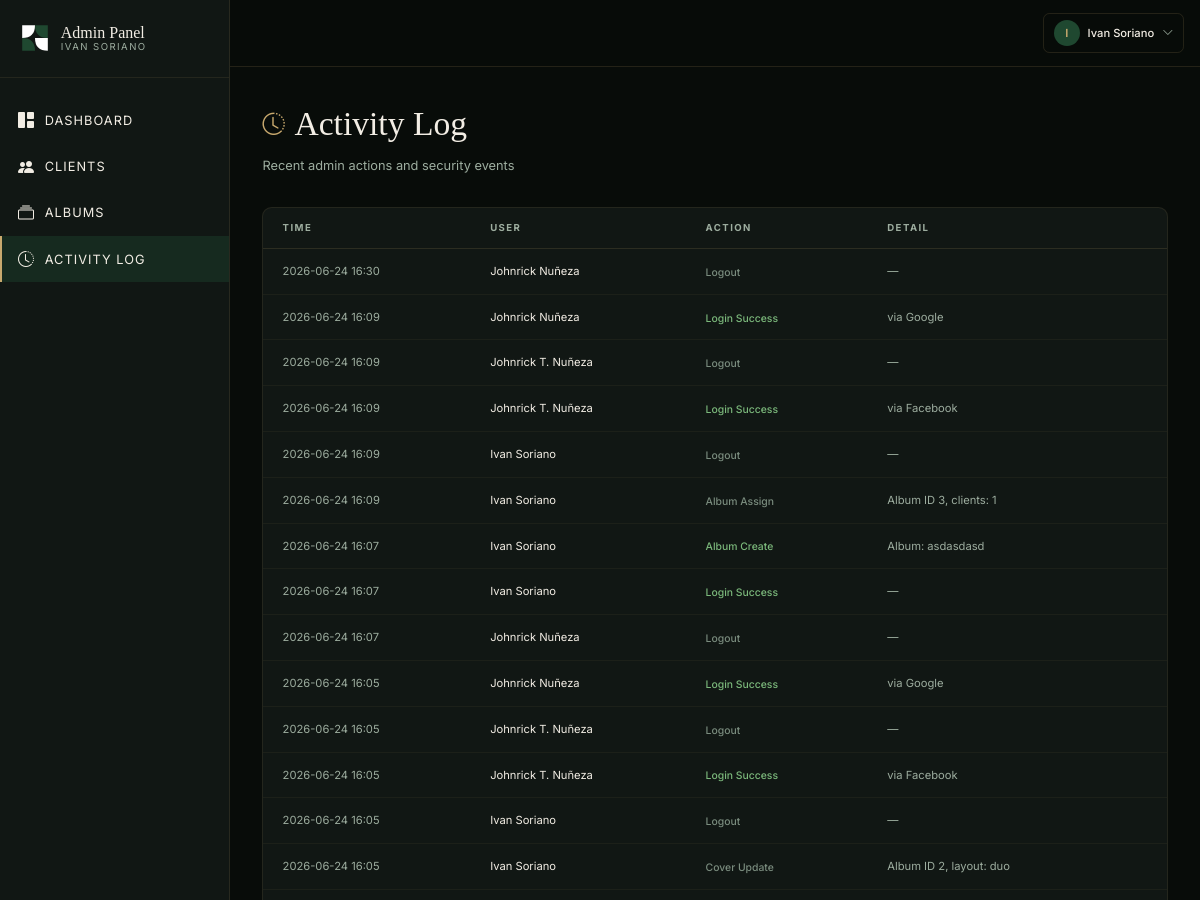
Before: /admin/logs (signed in, upper part) with the older database file.
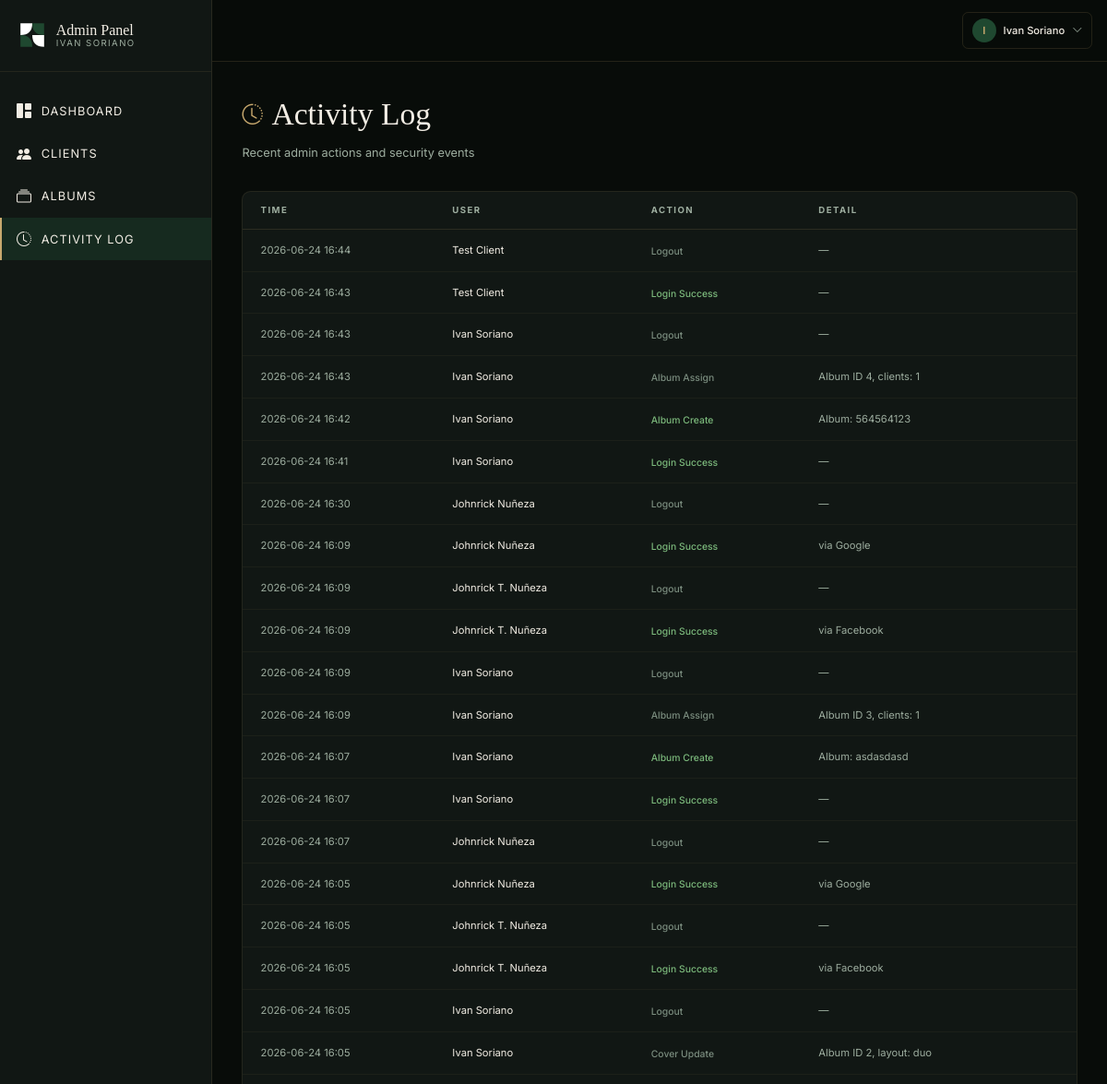
After: the same page with the newer database file.
### models.py (models this page shows, shortened)
class User(UserMixin, db.Model):
    __tablename__ = "users"
    id = db.Column(db.Integer, primary_key=True)
    email = db.Column(db.String(120), unique=True, nullable=False)
    password_hash = db.Column(db.String(256), nullable=True)
    role = db.Column(db.String(20), nullable=False, default="client")  # 'admin' or 'client'
    name = db.Column(db.String(100), nullable=False, default="")
    created_at = db.Column(db.DateTime, default=datetime.utcnow)
    failed_login_count = db.Column(db.Integer, default=0)
    locked_until = db.Column(db.DateTime, nullable=True)
    oauth_provider = db.Column(db.String(20), nullable=True)  # 'facebook', 'google', or None
    assignments = db.relationship("PhotoAssignment", backref="client", foreign_keys="PhotoAssignment.client_id", cascade="all, delete-orphan")
    @property
    def is_admin(self):
        return self.role == "admin"

class AdminLog(db.Model):
    __tablename__ = "admin_logs"
    id = db.Column(db.Integer, primary_key=True)
    user_id = db.Column(db.Integer, db.ForeignKey("users.id"), nullable=True)
    action = db.Column(db.String(100), nullable=False)
    detail = db.Column(db.Text, nullable=True)
    created_at = db.Column(db.DateTime, default=datetime.utcnow)
    user = db.relationship("User", foreign_keys=[user_id])

### admin.py (the view)
@admin_bp.route("/logs")
@admin_required
def logs():
    page = request.args.get("page", 1, type=int)
    per_page = 50
    pagination = AdminLog.query.order_by(AdminLog.created_at.desc()).paginate(
        page=page, per_page=per_page, error_out=False
    )
    return render_template("admin/logs.html", logs=pagination.items, pagination=pagination)

### admin.py (called while the page is built)
def admin_required(f):
    @wraps(f)
    @login_required
    def decorated(*args, **kwargs):
        if not current_user.is_admin:
            return redirect(url_for("client.gallery"))
        return f(*args, **kwargs)
    return decorated

### app.py (called while the page is built)
@login_manager.user_loader
def load_user(user_id):
    return User.query.get(int(user_id))

### templates/admin/logs.html (shortened to what this page needs)
{% extends "admin/base.html" %}
{% block content %}
<div class="admin-animate">
  <div class="mb-10">
    <div class="flex items-center gap-3 mb-2">
      <i class="bi bi-clock-history" style="font-size: 28px; color: var(--isp-gold);"></i>
      <h1 style="font-family: var(--font-display); color: var(--isp-cream); font-size: 42px; font-weight: 300;">Activity Log</h1>
    </div>
    <p style="color: var(--isp-text-muted); font-size: 16px;">Recent admin actions and security events</p>
  </div>
  <div class="rounded-xl overflow-hidden" style="background-color: var(--isp-bg-card); border: 1px solid rgba(200,169,110,0.1);">
    <table class="w-full">
      <thead>
        <tr style="border-bottom: 1px solid rgba(200,169,110,0.15);">
          <th class="text-left px-6 py-4 uppercase" style="font-size: 12px; letter-spacing: 0.15em; color: var(--isp-text-muted);">Time</th>
          <th class="text-left px-6 py-4 uppercase" style="font-size: 12px; letter-spacing: 0.15em; color: var(--isp-text-muted);">User</th>
          <th class="text-left px-6 py-4 uppercase" style="font-size: 12px; letter-spacing: 0.15em; color: var(--isp-text-muted);">Action</th>
          <th class="text-left px-6 py-4 uppercase" style="font-size: 12px; letter-spacing: 0.15em; color: var(--isp-text-muted);">Detail</th>
        </tr>
      </thead>
      <tbody>
        {% for log in logs %}
        <tr style="border-bottom: 1px solid rgba(200,169,110,0.06);">
          <td class="px-6 py-4" style="color: var(--isp-text-muted); font-size: 14px; white-space: nowrap;">
            {{ log.created_at.strftime('%Y-%m-%d %H:%M') }}
          </td>
          <td class="px-6 py-4" style="color: var(--isp-cream); font-size: 14px;">
            {{ log.user.name if log.user else 'System' }}
          </td>
          <td class="px-6 py-4">
            <span style="font-size: 13px; font-weight: 500; color: {{ action_colors.get(log.action, '#C8A96E') }};">
              {{ log.action.replace('_', ' ').title() }}
            </span>
          </td>
          <td class="px-6 py-4" style="color: var(--isp-text-muted); font-size: 14px;">
            {{ log.detail or '—' }}
          </td>
        </tr>
        {% else %}
        <tr>
          <td colspan="4" class="px-6 py-12 text-center" style="color: var(--isp-text-muted); font-size: 15px;">
            No activity logged yet.
          </td>
        </tr>
        {% endfor %}
      </tbody>
    </table>
  </div>
</div>
{% endblock %}

### templates/admin/base.html (shortened to what this page needs)
<!DOCTYPE html>
<html lang="en">
<head>
  <script src="https://cdn.tailwindcss.com"></script>
  <link rel="stylesheet" href="https://cdn.jsdelivr.net/npm/bootstrap-icons@1.11.3/font/bootstrap-icons.min.css">
  <link rel="stylesheet" href="{{ url_for('static', filename='css/styles.css') }}" />
</head>
<body style="background-color: var(--isp-bg); font-family: var(--font-body); min-height: 100vh;">
  <div class="flex items-stretch" style="min-height: 125vh;">
    <aside class="fixed lg:sticky inset-y-0 left-0 w-72 z-50 flex flex-col transition-transform duration-300 -translate-x-full lg:translate-x-0"
      id="admin-sidebar"
      style="background-color: var(--isp-bg-card); border-right: 1px solid rgba(200,169,110,0.12);">
      <div class="px-6 py-7" style="border-bottom: 1px solid rgba(200,169,110,0.1);">
        <a href="/admin/dashboard" class="flex items-center gap-3">
          <svg width="40" height="40" viewBox="0 0 100 100" fill="none" xmlns="http://www.w3.org/2000/svg">
            <path d="M10 10 H50 Q50 50 10 50 Z" fill="white" />
            <path d="M50 10 H90 V50 Q50 50 50 10 Z" fill="#1F4830" />
            <path d="M10 50 Q50 50 50 90 H10 Z" fill="#1F4830" />
            <path d="M50 50 Q50 90 90 90 V50 Z" fill="white" />
          </svg>
          <div class="flex flex-col leading-none">
            <span style="font-family: var(--font-display); color: var(--isp-cream); font-size: 20px; font-weight: 400;">
              Admin Panel
            </span>
            <span style="font-family: var(--font-body); color: var(--isp-text-muted); font-size: 12px; letter-spacing: 0.15em; text-transform: uppercase; margin-top: 2px;">
              Ivan Soriano
            </span>
          </div>
        </a>
      </div>
      <nav class="flex-1 py-6 overflow-y-auto">
        <a href="/admin/dashboard" class="admin-nav-link" style="color: var(--isp-cream);">
          <i class="bi bi-grid-1x2-fill" style="font-size: 20px;"></i> Dashboard
        </a>
        <a href="/admin/clients" class="admin-nav-link" style="color: var(--isp-cream);">
          <i class="bi bi-people-fill" style="font-size: 20px;"></i> Clients
        </a>
        <a href="/admin/albums" class="admin-nav-link" style="color: var(--isp-cream);">
          <i class="bi bi-collection" style="font-size: 20px;"></i> Albums
        </a>
        <a href="/admin/logs" class="admin-nav-link" style="color: var(--isp-cream);">
          <i class="bi bi-clock-history" style="font-size: 20px;"></i> Activity Log
        </a>
      </nav>
    </aside>
    <div class="flex-1 min-w-0" style="min-height: 125vh;">
      <header class="sticky top-0 z-30 flex items-center justify-between px-5 py-4"
        style="background-color: rgba(8,12,9,0.92); backdrop-filter: blur(12px); border-bottom: 1px solid rgba(200,169,110,0.15);">
        <div class="relative">
          <button onclick="toggleUserMenu()" class="flex items-center gap-2.5 px-3 py-2 rounded-lg transition-all hover:bg-isp-green" style="border: 1px solid rgba(200,169,110,0.15);">
            <div class="w-8 h-8 rounded-full flex items-center justify-center" style="background-color: var(--isp-green); color: var(--isp-gold); font-size: 14px; font-weight: 600;">
              {{ current_user.name[0] if current_user.name else 'A' }}
            </div>
            <span class="hidden sm:inline" style="color: var(--isp-cream); font-size: 14px; font-weight: 500;">{{ current_user.name }}</span>
            <i class="bi bi-chevron-down" style="font-size: 14px; color: var(--isp-text-muted);"></i>
          </button>
        </div>
      </header>
      <main class="px-6 lg:px-10 py-10">
        {% block content %}{% endblock %}
      </main>
    </div>
  </div>
</body>
</html>

### static/css/styles.css (style rules this page uses)
body { zoom: 0.8; }
:root { --isp-green: #1F4830; --isp-green-light: #2D5A3D; --isp-green-dark: #152E20; --isp-cream: #F2EDE4; --isp-gold: #C8A96E; --isp-bg: #080C09; --isp-bg-card: #111714; --isp-bg-section: #0D120F; --isp-text-muted: #9DAD9F; --font-display: 'Cormorant Garamond', Georgia, serif; --font-body: 'Inter', system-ui, sans-serif; }
* { margin: 0; padding: 0; box-sizing: border-box; }
html, body { height: 100%; }
body { background-color: var(--isp-bg); font-family: var(--font-body); color: var(--isp-cream); -webkit-font-smoothing: antialiased; -moz-osx-font-smoothing: grayscale; }
html { scroll-behavior: smooth; }

### templates/admin/base.html (style rules this page uses)
.admin-nav-link { display: flex; align-items: center; gap: 12px; padding: 14px 20px; font-size: 16px; letter-spacing: 0.08em; text-transform: uppercase; transition: all 0.3s ease; border-left: 3px solid transparent; }
.admin-nav-link.active { background-color: rgba(31,72,48,0.4); border-left-color: var(--isp-gold); color: var(--isp-gold); }
.admin-animate { animation: fadeInUp 0.5s ease-out; }

Changed rows visible on the page:
added AdminLog: created_at "2026-06-24 16:44", user "Test Client", action.replace "Logout", detail "—"
added AdminLog: created_at "2026-06-24 16:43", user "Test Client", action.replace "Login Success", detail "—"
added AdminLog: created_at "2026-06-24 16:43", user "Ivan Soriano", action.replace "Logout", detail "—"
added AdminLog: created_at "2026-06-24 16:43", user "Ivan Soriano", action.replace "Album Assign", detail "Album ID 4, clients: 1"
added AdminLog: created_at "2026-06-24 16:42", user "Ivan Soriano", action.replace "Album Create", detail "Album: 564564123"
added AdminLog: created_at "2026-06-24 16:41", user "Ivan Soriano", action.replace "Login Success", detail "—"
